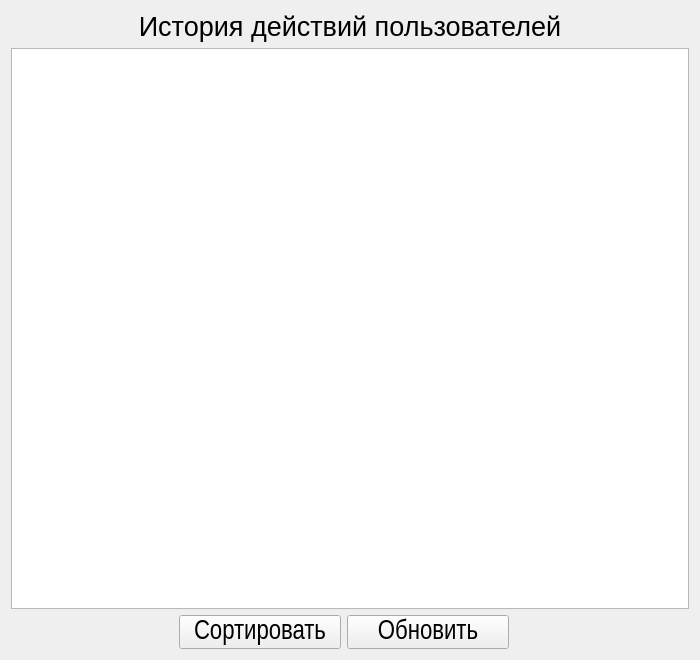
<?xml version="1.0" encoding="UTF-8"?>
<ui version="4.0">
 <class>Form</class>
 <widget class="QWidget" name="Form">
  <property name="geometry">
   <rect>
    <x>0</x>
    <y>0</y>
    <width>700</width>
    <height>660</height>
   </rect>
  </property>
  <property name="windowTitle">
   <string>История</string>
  </property>
  <layout class="QVBoxLayout" name="verticalLayout">
   <item>
    <widget class="QLabel" name="label">
     <property name="font">
      <font>
       <pointsize>20</pointsize>
      </font>
     </property>
     <property name="text">
      <string>История действий пользователей</string>
     </property>
     <property name="alignment">
      <set>Qt::AlignCenter</set>
     </property>
    </widget>
   </item>
   <item>
    <widget class="QTableWidget" name="history_table">
     <property name="sizeAdjustPolicy">
      <enum>QAbstractScrollArea::AdjustToContents</enum>
     </property>
    </widget>
   </item>
   <item>
    <layout class="QHBoxLayout" name="horizontalLayout">
     <item>
      <spacer name="horizontalSpacer_2">
       <property name="orientation">
        <enum>Qt::Horizontal</enum>
       </property>
       <property name="sizeType">
        <enum>QSizePolicy::Fixed</enum>
       </property>
       <property name="sizeHint" stdset="0">
        <size>
         <width>168</width>
         <height>20</height>
        </size>
       </property>
      </spacer>
     </item>
     <item>
      <widget class="QPushButton" name="sort_button">
       <property name="font">
        <font>
         <family>Arial Narrow</family>
         <pointsize>20</pointsize>
        </font>
       </property>
       <property name="text">
        <string>Сортировать</string>
       </property>
      </widget>
     </item>
     <item>
      <widget class="QPushButton" name="update_button">
       <property name="font">
        <font>
         <family>Arial Narrow</family>
         <pointsize>20</pointsize>
        </font>
       </property>
       <property name="text">
        <string>Обновить</string>
       </property>
      </widget>
     </item>
     <item>
      <spacer name="horizontalSpacer">
       <property name="orientation">
        <enum>Qt::Horizontal</enum>
       </property>
       <property name="sizeType">
        <enum>QSizePolicy::Fixed</enum>
       </property>
       <property name="sizeHint" stdset="0">
        <size>
         <width>180</width>
         <height>20</height>
        </size>
       </property>
      </spacer>
     </item>
    </layout>
   </item>
  </layout>
 </widget>
 <resources/>
 <connections/>
</ui>
